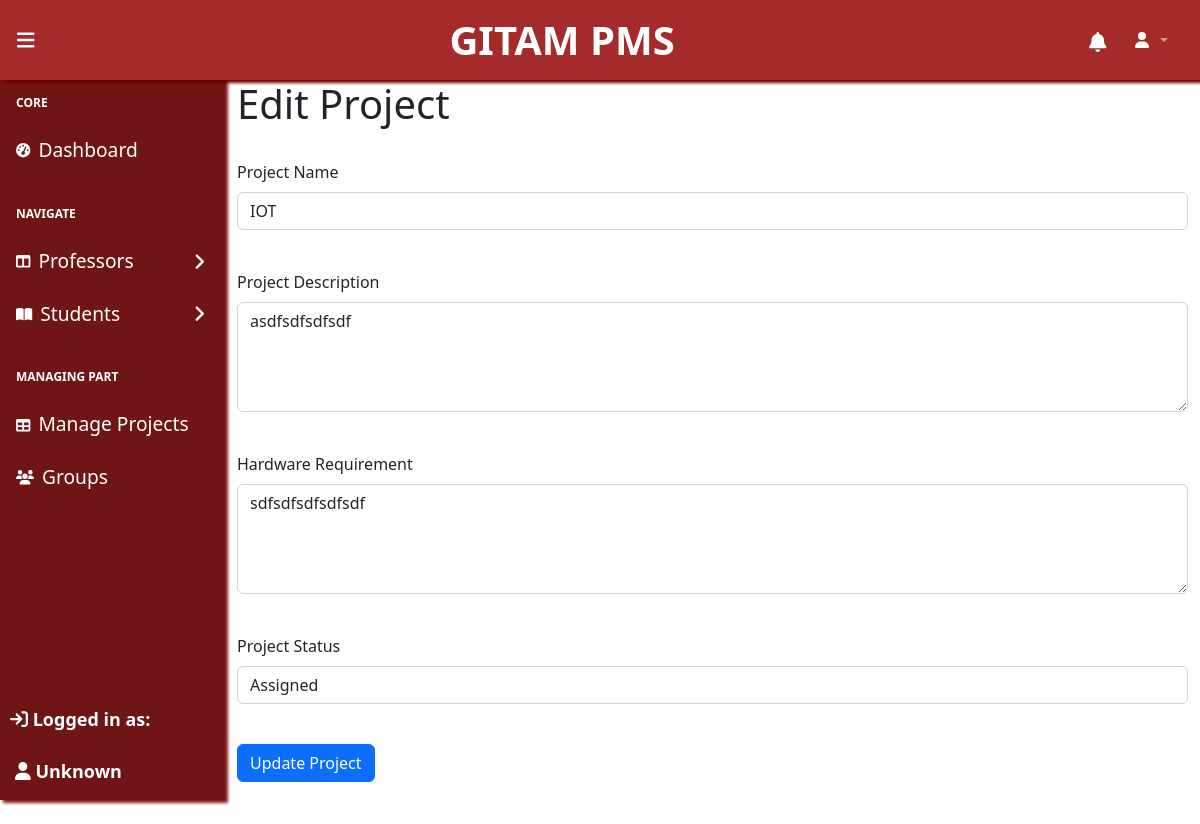
Screenshot of /Dashboard-Professor/includes/Edit_project.php?project_id=P2024 (signed in) with the database file from the repository.
### tables this page shows
CREATE TABLE `projects` (
  `project_id` varchar(255) NOT NULL,
  `project_name` varchar(255) NOT NULL,
  `project_description` text DEFAULT NULL,
  `hardware_requirement` text DEFAULT NULL,
  `project_status` varchar(2) DEFAULT NULL
);

### Dashboard-Professor/includes/Edit_Project.php (the view, shortened to what this page needs)
<head>
    <link href="https://cdn.jsdelivr.net/npm/simple-datatables@7.1.2/dist/style.min.css" rel="stylesheet" />
    <link href="../css/styles.css" rel="stylesheet" />
</head>
<?php
include('header.php');
include('../../dbcon.php');
if (isset($_GET['project_id'])) {
    $project_id = $_GET['project_id'];
    $sql = "SELECT * FROM Projects WHERE project_id = ?";
    $stmt = mysqli_prepare($con, $sql);
    mysqli_stmt_bind_param($stmt, "s", $project_id);
    mysqli_stmt_execute($stmt);
    $result = mysqli_stmt_get_result($stmt);
    if (mysqli_num_rows($result) == 1) {
        $row = mysqli_fetch_assoc($result);
        $projectName = $row['project_name'];
        $projectDescription = $row['project_description'];
        $hardwareRequirement = $row['hardware_requirement'];
        $projectStatus = $row['project_status'];
    } else {
        echo "Project not found";
        exit();
    }
}
?>
<div class="container-fluid">
    <h1 id="create-project-heading">Edit Project</h1>
    <br>
    <form method="POST" action="process_edit_project.php">
        <div class="mb-3">
            <label for="projectName" class="form-label">Project Name</label>
            <input type="text" class="form-control" id="projectName" name="projectName" value="<?php echo $projectName; ?>" required>
        </div>
        <br>
        <div class="mb-3">
            <label for="projectDescription" class="form-label">Project Description</label>
            <textarea class="form-control" id="projectDescription" name="projectDescription" rows="4"><?php echo $projectDescription; ?></textarea>
        </div>
        <br>
        <div class="mb-3">
            <label for="hardwareRequirement" class="form-label">Hardware Requirement</label>
            <textarea class="form-control" id="hardwareRequirement" name="hardwareRequirement" rows="4"><?php echo $hardwareRequirement; ?></textarea>
        </div>
        <br>
        <div class="mb-3">
            <label for="projectStatus" class="form-label">Project Status</label>
            <select class="form-control" id="projectStatus" name="projectStatus">
                <option value="0" <?php if ($projectStatus == 0) echo "selected"; ?>>Assigned</option>
            </select>
        </div>
        <br>
        <button type="submit" class="btn btn-primary">Update Project</button>
    </form>
</div>

### rows the page displays
projects: projectName "IOT", projectDescription "asdfsdfsdfsdf", hardwareRequirement "sdfsdfsdfsdfsdf", projectStatus "Assigned"

### other values shown
$user_name ? $user_name : "Unknown" "Unknown"
